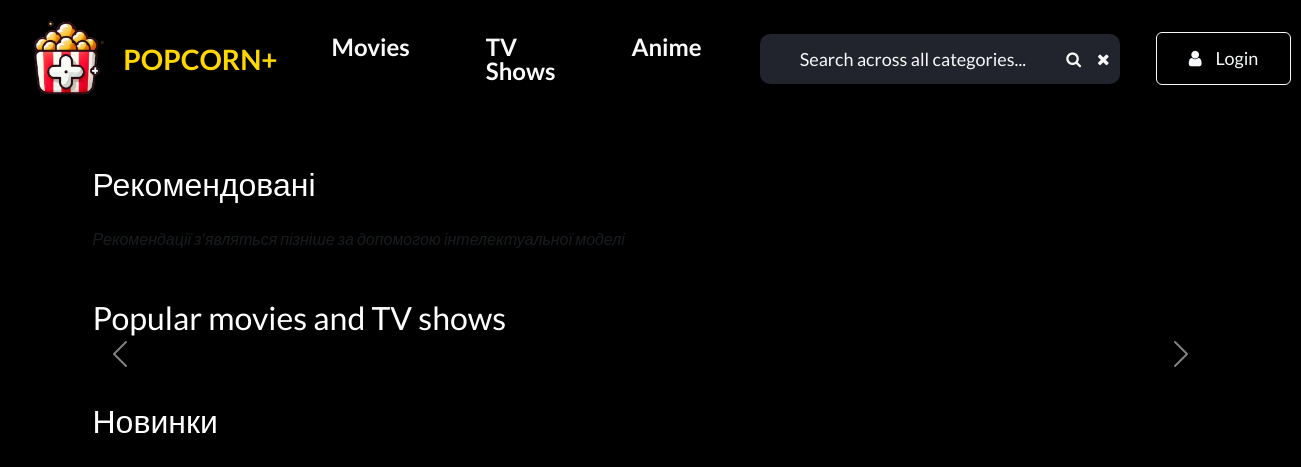
Before: / with the older database file.
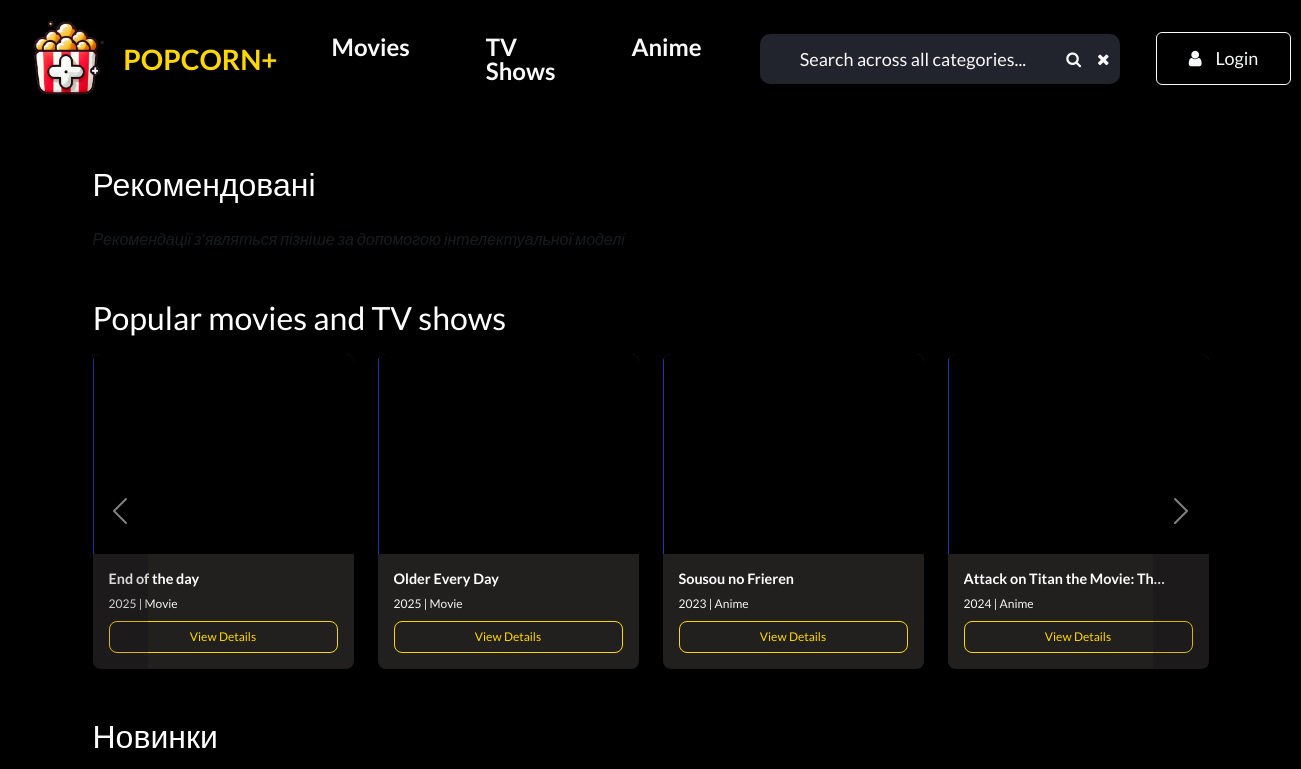
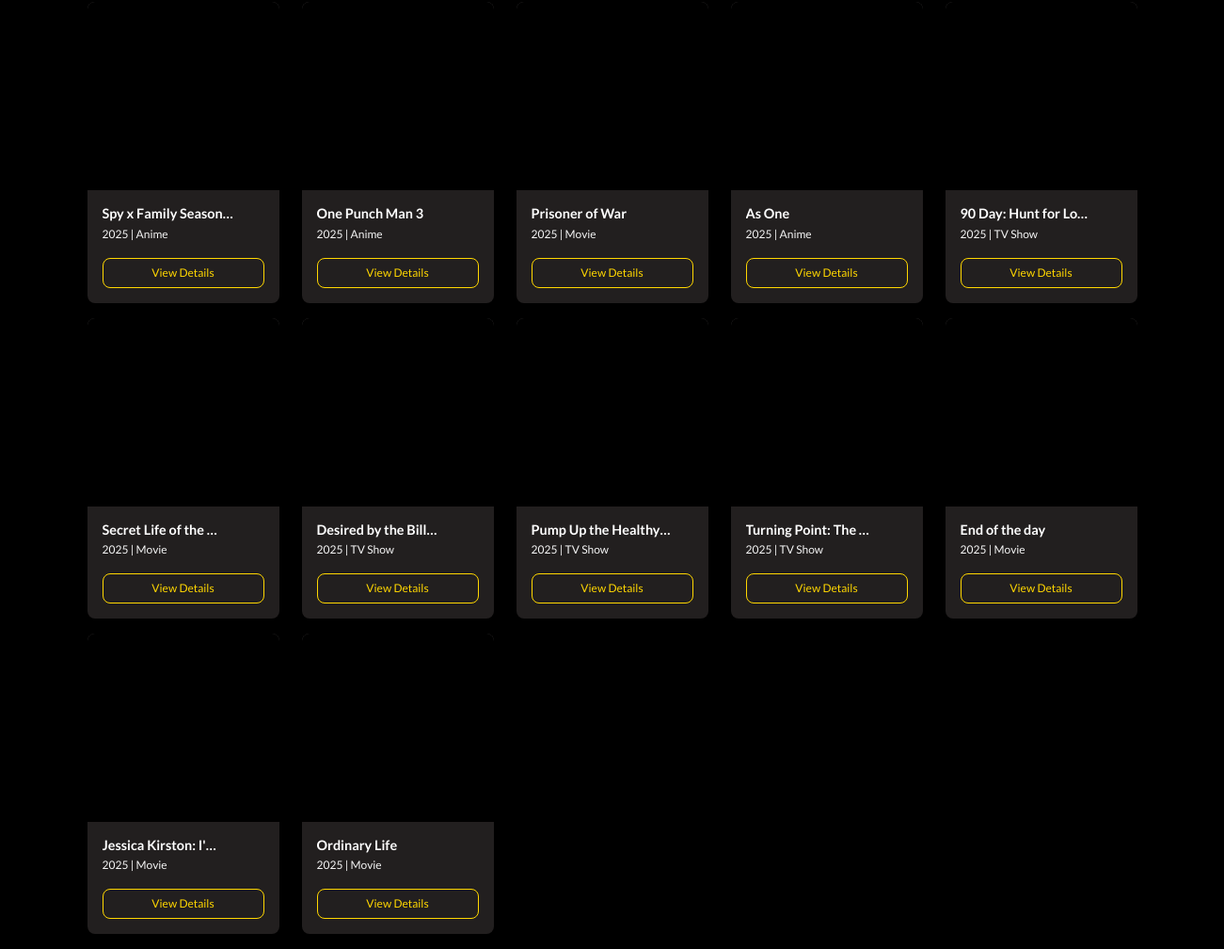
After: the same page with the newer database file (2 pictures, top to bottom).
### movies/models.py (models this page shows, shortened)
class Content(models.Model):
    TYPE_CHOICES = [
        ('MOVIE', 'Movie'),
        ('TV_SHOW', 'TV Show'),
        ('ANIME', 'Anime'),
    ]
    title = models.CharField(max_length=255)
    type = models.CharField(max_length=10, choices=TYPE_CHOICES)
    is_animated = models.BooleanField(default=False)
    imdb_id = models.CharField(max_length=20, blank=True, null=True)
    mal_id = models.IntegerField(blank=True, null=True)
    release_date = models.DateField(blank=True, null=True)
    poster_url = models.URLField(blank=True, null=True)
    rating = models.FloatField(blank=True, null=True)
    genres = models.JSONField(default=list, blank=True)
    description = models.TextField(blank=True, null=True)  # ✅ NEW FIELD
    runtime = models.IntegerField(blank=True, null=True)
    director = models.CharField(max_length=255, blank=True, null=True)
    actors = models.JSONField(default=list, blank=True)
    episodes = models.IntegerField(blank=True, null=True)
    status = models.CharField(max_length=50, blank=True, null=True)
    studios = models.JSONField(default=list, blank=True)
    created_at = models.DateTimeField(auto_now_add=True)
    updated_at = models.DateTimeField(auto_now=True)

### movies/views.py (the view)
# urls.py: path('', views.home, name='home'),
def home(request):
    popular_items = Content.objects.filter(
        release_date__year__gte=2020,
        release_date__year__lte=2025
    ).order_by('-rating')[:12]
    recent_items = Content.objects.order_by('-release_date')[:12]
    def chunked(iterable, n):
        return [iterable[i:i + n] for i in range(0, len(iterable), n)]
    popular_chunks = chunked(list(popular_items), 4)
    return render(request, 'home_content.html', {
        'popular_chunks': popular_chunks,
        'recent_items': recent_items
    })

### templates/home_content.html (shortened to what this page needs)
{% extends 'main.html' %} {% load static %} {% block content %}
<div class="container mt-5">
  <h2 class="mb-4">Рекомендовані</h2>
  <div class="text-muted mb-5">
    <em>Рекомендації з'являться пізніше за допомогою інтелектуальної моделі</em>
  </div>
  <h2 class="mb-3">Popular movies and TV shows</h2>
  <div id="popularCarousel" class="carousel slide position-relative mb-5" data-bs-ride="carousel">
    <div class="carousel-inner">
      {% for group in popular_chunks %}
      <div class="carousel-item {% if forloop.first %}active{% endif %}">
        <div class="row">
          {% for item in group %}
          <div class="col-md-3">
            <div class="card-container card h-100 hover-shadow">
              {% if item.poster_url %}
              <img
                src="{{ item.poster_url }}"
                class="card-img-top"
                alt="{{ item.title }}"
                onerror="this.src='/static/images/no-poster.jpg'"
              />
              {% else %}
              <img src="/static/images/no-poster.jpg" class="card-img-top" alt="No poster" />
              {% endif %}
              <div class="card-body">
                <h5 class="card-title">{{ item.title|truncatechars:30 }}</h5>
                <p class="text-muted small mb-2">
                  {% if item.release_date %}{{ item.release_date.year }}{% else %}N/A{% endif %} |
                  {{ item.get_type_display }}
                </p>
                <a
                  href="{% url 'content_detail' item.id %}"
                  class="btn btn-outline-primary view-details w-100"
                >
                  View Details
                </a>
              </div>
            </div>
          </div>
          {% endfor %}
        </div>
      </div>
      {% endfor %}
    </div>
    <button
      class="carousel-control-prev"
      type="button"
      data-bs-target="#popularCarousel"
      data-bs-slide="prev"
      style="width: 5%; background: rgba(0, 0, 0, 0.3)"
    >
      <span class="carousel-control-prev-icon" aria-hidden="true"></span>
    </button>
    <button
      class="carousel-control-next"
      type="button"
      data-bs-target="#popularCarousel"
      data-bs-slide="next"
      style="width: 5%; background: rgba(0, 0, 0, 0.3)"
    >
      <span class="carousel-control-next-icon" aria-hidden="true"></span>
    </button>
  </div>
  <h2 class="mb-3">Новинки</h2>
  <div class="row content-grid">
    {% for item in recent_items %}
    <div class="col-card">
      <div class="card-container card h-100 hover-shadow">
        {% if item.poster_url %}
        <img
          src="{{ item.poster_url }}"
          class="card-img-top img-fluid"
          alt="{{ item.title }}"
          onerror="this.src='/static/images/no-poster.jpg'"
        />
        {% else %}
        <img src="/static/images/no-poster.jpg" class="card-img-top img-fluid" alt="No poster" />
        {% endif %}
        <div class="card-body">
          <h6 class="card-title mb-1">{{ item.title|truncatechars:20 }}</h6>
          <p class="text-muted small">
            {% if item.release_date %} {{ item.release_date.year }} {% else %} N/A
            {% endif %} | {{ item.get_type_display }}
          </p>
          <a
            href="{% url 'content_detail' item.id %}"
            class="btn btn-outline-primary view-details w-100"
          >
            View Details
          </a>
        </div>
      </div>
    </div>
    {% endfor %}
  </div>
</div>
{% endblock %}

### templates/main.html (shortened to what this page needs)
{% load static %}
<!DOCTYPE html>
<html lang="en">
  <head>
    <link
      href="https://cdn.jsdelivr.net/npm/bootstrap@5.3.3/dist/css/bootstrap.min.css"
      rel="stylesheet"
    />
    <link rel="stylesheet" href="https://cdn.jsdelivr.net/npm/bootstrap-icons@1.11.1/font/bootstrap-icons.css">
    <link
      rel="stylesheet"
      href="https://cdnjs.cloudflare.com/ajax/libs/font-awesome/4.7.0/css/font-awesome.min.css"
    />
    <link rel="stylesheet" href="{% static 'styles/main.css' %}" />
  </head>
  <body>
    {% include 'navbar.html' %}
    <main class="container-custom">
                {% block content %}
                {% endblock content %}
    </main>
  </body>
</html>

### templates/navbar.html (shortened to what this page needs)
{% load static %}
<nav class="navbar navbar-expand-lg upper-content">
  <div class="container-fluid px-4 py-3">
    <div class="logo">
      <a class="navbar-brand" href="{% url 'home' %}">
        <img
          src="{% static 'images/Logo.png' %}"
          alt="Logo"
          height="75px"
          class="d-none d-lg-inline-block"
        />
        <span class="logo-text d-none d-lg-inline">Popcorn+</span>
      </a>
    </div>
    <div class="collapse navbar-collapse" id="navbarContent">
      <div class="upper-content__categories mx-auto">
        <ul class="navbar-nav">
          <li class="nav-item"><a class="nav-link" href="{% url 'movies'%}">Movies</a></li>
          <li class="nav-item"><a class="nav-link" href="{% url 'tv_shows' %}">TV Shows</a></li>
          <li class="nav-item"><a class="nav-link" href="{% url 'anime' %}">Anime</a></li>
        </ul>
      </div>
      <div class="search-container">
        <form action="{% url 'search_results' %}" method="get" id="global-search-form">
          <input
            type="search"
            name="q"
            id="search"
            placeholder="Search across all categories..."
            autocomplete="off"
          />
          <div class="search-icons">
            <i class="fa fa-search" id="search-submit"></i>
            <i class="fa fa-close" id="close"></i>
          </div>
        </form>
      </div>
      <div class="d-flex align-items-center gap-3 ms-3">
        {% if user.is_authenticated %}
        <a href="{% url 'account' %}" class="btn btn-outline-light btn-custom">
          <i class="fa fa-user me-2"></i><span class="d-none d-md-inline">{{ user.username }}</span>
        </a>
        {% else %}
        <a href="{% url 'login' %}" class="btn btn-outline-light btn-custom">
          <i class="fa fa-user me-2"></i><span class="d-none d-md-inline">Login</span>
        </a>
        {% endif %}
      </div>
    </div>
  </div>
</nav>

### static/styles/main.css (style rules this page uses)
* { margin: 0; padding: 0; box-sizing: border-box; }
li { list-style: none; }
a { text-decoration: none; color: white; }
ol, ul { padding-left: 0; }
body { background-color: black; color: white; width: 100%; font-family: "Lato", sans-serif; }
main { max-width: 1400px; margin: 0 auto; padding: 0 60px; }
.upper-content { width: 100%; background-color: transparent; padding: 0; margin-bottom: 38px; }
.upper-content .container-fluid { padding: 32px; }
.upper-content .logo .navbar-brand { display: flex; align-items: center; gap: 10px; }
.upper-content .logo .logo-text { color: #ffd700; font-size: 28px; font-weight: bold; text-transform: uppercase; white-space: nowrap; }
.upper-content__categories .nav-item { margin: 0 30px; }
.upper-content__categories .nav-item .nav-link { font-size: 24px; line-height: 24px; font-weight: 600; color: #f9f9f9; transition: color 0.3s; }
.upper-content .search-container { position: relative; margin: 0 20px; flex: 0 0 360px; }
.upper-content .search-container #search { border: none; width: 100%; height: 50px; border-radius: 10px; background-color: #21242d; font-size: 18px; line-height: 18px; color: #f9f9f9; padding: 0 40px; }
.upper-content .search-container #search::placeholder { color: #f9f9f9; }
.upper-content .search-container .search-icons { position: absolute; top: 50%; transform: translateY(-50%); right: 10px; display: flex; align-items: center; gap: 16px; }
.upper-content .search-container .search-icons i { cursor: pointer; color: #f9f9f9; }
.upper-content .btn-custom { padding: 12px 32px; font-size: 18px; display: flex; align-items: center; gap: 6px; }
* { box-sizing: border-box; }
.card-container.card { border-radius: 8px; overflow: hidden; transition: all 0.2s ease; height: 100%; border: none; box-shadow: 0 2px 8px rgba(0, 0, 0, 0.1); background-color: #221f1f; color: #ffffff; }
.card-container.card .card-img-top { height: 200px; -o-object-fit: cover; object-fit: cover; background-color: #333333; display: flex; align-items: center; justify-content: center; }
.card-container.card .card-body { padding: 1rem; }
.card-container.card .card-body .card-title { font-size: 0.9rem; font-weight: 600; margin-bottom: 0.5rem; white-space: nowrap; overflow: hidden; text-overflow: ellipsis; color: #ffffff; }
.card-container.card .card-body .text-muted { font-size: 0.75rem; color: #f5f5f5 !important; }
.card-container.card .btn-outline-primary { color: #ffd700; border-color: #ffd700; background-color: transparent; }
.card-container.card .btn-outline-primary.view-details { font-size: 0.75rem; padding: 0.375rem 0.75rem; border-width: 1px; border-radius: 8px; transition: all 0.2s ease; }
.content-grid .col-card { padding-bottom: 1rem; }
@media (min-width: 576px) { .content-grid .col-card { flex: 0 0 50%; max-width: 50%; } }
@media (min-width: 768px) { .content-grid .col-card { flex: 0 0 33.333%; max-width: 33.333%; } }
@media (min-width: 992px) { .content-grid .col-card { flex: 0 0 25%; max-width: 25%; } }
@media (min-width: 1200px) { .content-grid .col-card { flex: 0 0 20%; max-width: 20%; } }

Changed rows visible on the page:
added Content: title "End of the day", release_date.year "2025", type "Movie"
added Content: title "Older Every Day", release_date.year "2025", type "Movie"
added Content: title "Sousou no Frieren", release_date.year "2023", type "Anime"
added Content: title "Attack on Titan the Movie: Th…", release_date.year "2024", type "Anime"
added Content: title "Spy x Family Season…", release_date.year "2025", type "Anime", shown under "Новинки"
added Content: title "One Punch Man 3", release_date.year "2025", type "Anime", shown under "Новинки"
added Content: title "Prisoner of War", release_date.year "2025", type "Movie", shown under "Новинки"
added Content: title "As One", release_date.year "2025", type "Anime", shown under "Новинки"
added Content: title "90 Day: Hunt for Lo…", release_date.year "2025", type "TV Show", shown under "Новинки"
added Content: title "Secret Life of the …", release_date.year "2025", type "Movie", shown under "Новинки"
added Content: title "Desired by the Bill…", release_date.year "2025", type "TV Show", shown under "Новинки"
added Content: title "Pump Up the Healthy…", release_date.year "2025", type "TV Show", shown under "Новинки"
added Content: title "Turning Point: The …", release_date.year "2025", type "TV Show", shown under "Новинки"
added Content: title "Jessica Kirston: I'…", release_date.year "2025", type "Movie", shown under "Новинки"
added Content: title "Ordinary Life", release_date.year "2025", type "Movie", shown under "Новинки"
